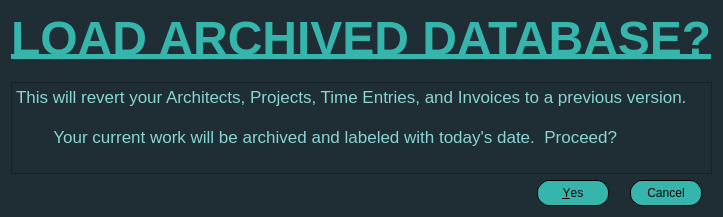
<?xml version="1.0" encoding="UTF-8"?>
<ui version="4.0">
 <class>CreateDatabaseDialog</class>
 <widget class="QDialog" name="CreateDatabaseDialog">
  <property name="geometry">
   <rect>
    <x>0</x>
    <y>0</y>
    <width>570</width>
    <height>217</height>
   </rect>
  </property>
  <property name="sizePolicy">
   <sizepolicy hsizetype="Fixed" vsizetype="Preferred">
    <horstretch>0</horstretch>
    <verstretch>0</verstretch>
   </sizepolicy>
  </property>
  <property name="windowTitle">
   <string>Dialog</string>
  </property>
  <property name="styleSheet">
   <string notr="true">QWidget{
	background-color: #1E2E34;
}</string>
  </property>
  <layout class="QVBoxLayout" name="verticalLayout">
   <item alignment="Qt::AlignmentFlag::AlignHCenter">
    <widget class="QLabel" name="loadDatabaseLabel">
     <property name="font">
      <font>
       <pointsize>36</pointsize>
       <bold>true</bold>
       <underline>true</underline>
      </font>
     </property>
     <property name="styleSheet">
      <string notr="true">QLabel{
	color: #35B5AC;
}</string>
     </property>
     <property name="text">
      <string>LOAD ARCHIVED DATABASE?</string>
     </property>
    </widget>
   </item>
   <item>
    <spacer name="verticalSpacer">
     <property name="orientation">
      <enum>Qt::Orientation::Vertical</enum>
     </property>
     <property name="sizeType">
      <enum>QSizePolicy::Policy::Fixed</enum>
     </property>
     <property name="sizeHint" stdset="0">
      <size>
       <width>10</width>
       <height>10</height>
      </size>
     </property>
    </spacer>
   </item>
   <item>
    <widget class="QTextBrowser" name="loadDatabaseWarning">
     <property name="styleSheet">
      <string notr="true">QTextBrowser{
	color: #89D5D2;
}</string>
     </property>
     <property name="html">
      <string>&lt;!DOCTYPE HTML PUBLIC &quot;-//W3C//DTD HTML 4.0//EN&quot; &quot;http://www.w3.org/TR/REC-html40/strict.dtd&quot;&gt;
&lt;html&gt;&lt;head&gt;&lt;meta name=&quot;qrichtext&quot; content=&quot;1&quot; /&gt;&lt;meta charset=&quot;utf-8&quot; /&gt;&lt;style type=&quot;text/css&quot;&gt;
p, li { white-space: pre-wrap; }
hr { height: 1px; border-width: 0; }
li.unchecked::marker { content: &quot;\2610&quot;; }
li.checked::marker { content: &quot;\2612&quot;; }
&lt;/style&gt;&lt;/head&gt;&lt;body style=&quot; font-family:'.AppleSystemUIFont'; font-size:13pt; font-weight:400; font-style:normal;&quot;&gt;
&lt;p style=&quot; margin-top:0px; margin-bottom:0px; margin-left:0px; margin-right:0px; -qt-block-indent:0; text-indent:0px;&quot;&gt;This will revert your Architects, Projects, Time Entries, and Invoices to a previous version.  &lt;/p&gt;
&lt;p style=&quot;-qt-paragraph-type:empty; margin-top:0px; margin-bottom:0px; margin-left:0px; margin-right:0px; -qt-block-indent:0; text-indent:0px;&quot;&gt;&lt;br /&gt;&lt;/p&gt;
&lt;p style=&quot; margin-top:0px; margin-bottom:0px; margin-left:0px; margin-right:0px; -qt-block-indent:0; text-indent:0px;&quot;&gt;        Your current work will be archived and labeled with today's date.  Proceed?&lt;/p&gt;&lt;/body&gt;&lt;/html&gt;</string>
     </property>
    </widget>
   </item>
   <item alignment="Qt::AlignmentFlag::AlignRight|Qt::AlignmentFlag::AlignBottom">
    <widget class="QDialogButtonBox" name="loadDatabaseButtonBox">
     <property name="styleSheet">
      <string notr="true">QPushButton{
	border-radius: 12px;
	border: 1px solid black;
	border-style: solid;
	min-width: 50px;
	min-height: 10px;
	padding: 5px 10px;
	margin-left: 5px;
	margin-right: 10px;
	background-color: #35B5AC;
	color: black;
}

QPushButton:hover {
	background-color: #2A9089;
}

QPushButton:pressed {
	background-color: #1F6B66;
}</string>
     </property>
     <property name="orientation">
      <enum>Qt::Orientation::Horizontal</enum>
     </property>
     <property name="standardButtons">
      <set>QDialogButtonBox::StandardButton::Cancel|QDialogButtonBox::StandardButton::Yes</set>
     </property>
    </widget>
   </item>
  </layout>
 </widget>
 <resources/>
 <connections>
  <connection>
   <sender>loadDatabaseButtonBox</sender>
   <signal>accepted()</signal>
   <receiver>CreateDatabaseDialog</receiver>
   <slot>accept()</slot>
   <hints>
    <hint type="sourcelabel">
     <x>248</x>
     <y>254</y>
    </hint>
    <hint type="destinationlabel">
     <x>157</x>
     <y>274</y>
    </hint>
   </hints>
  </connection>
  <connection>
   <sender>loadDatabaseButtonBox</sender>
   <signal>rejected()</signal>
   <receiver>CreateDatabaseDialog</receiver>
   <slot>reject()</slot>
   <hints>
    <hint type="sourcelabel">
     <x>316</x>
     <y>260</y>
    </hint>
    <hint type="destinationlabel">
     <x>286</x>
     <y>274</y>
    </hint>
   </hints>
  </connection>
 </connections>
</ui>
